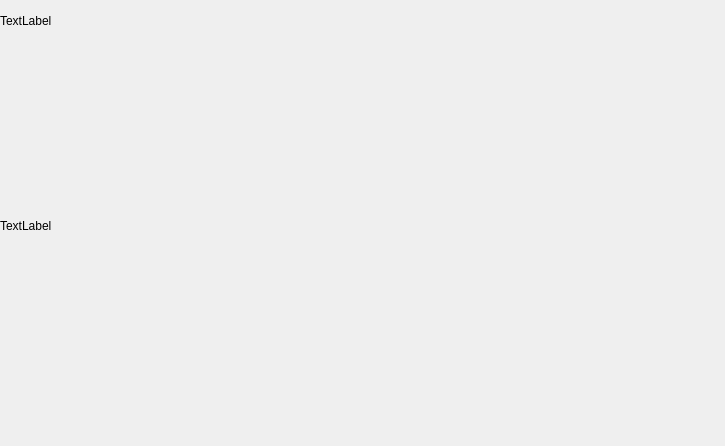
<?xml version="1.0" encoding="UTF-8"?>
<ui version="4.0">
 <class>Introduction</class>
 <widget class="QDialog" name="Introduction">
  <property name="geometry">
   <rect>
    <x>0</x>
    <y>0</y>
    <width>725</width>
    <height>446</height>
   </rect>
  </property>
  <property name="windowTitle">
   <string>Dialog</string>
  </property>
  <widget class="QLabel" name="bgLabel">
   <property name="geometry">
    <rect>
     <x>0</x>
     <y>0</y>
     <width>731</width>
     <height>451</height>
    </rect>
   </property>
   <property name="maximumSize">
    <size>
     <width>731</width>
     <height>451</height>
    </size>
   </property>
   <property name="text">
    <string>TextLabel</string>
   </property>
  </widget>
  <widget class="QLabel" name="textLabel">
   <property name="geometry">
    <rect>
     <x>0</x>
     <y>0</y>
     <width>671</width>
     <height>41</height>
    </rect>
   </property>
   <property name="text">
    <string>TextLabel</string>
   </property>
  </widget>
 </widget>
 <resources/>
 <connections/>
</ui>
